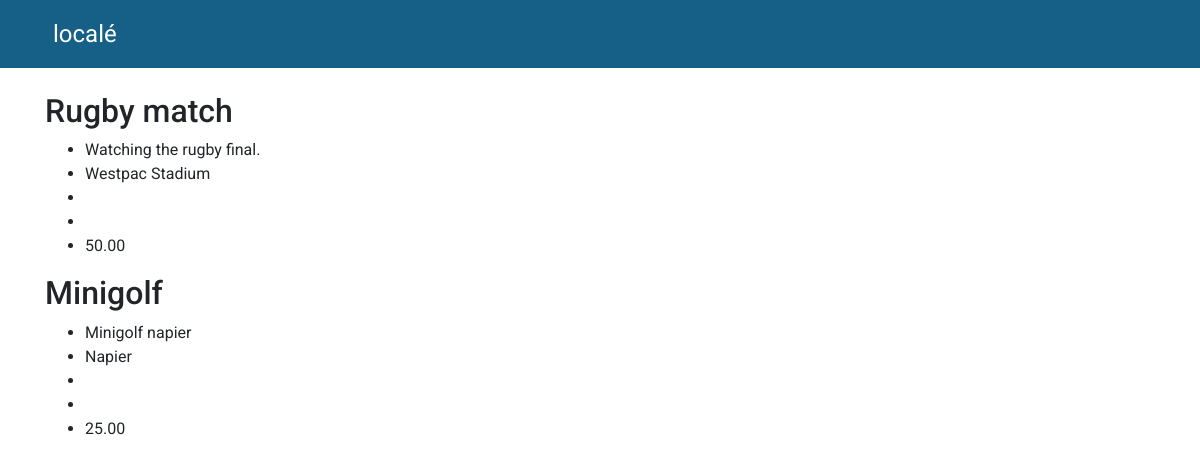
The app's page /day/9/, older data.
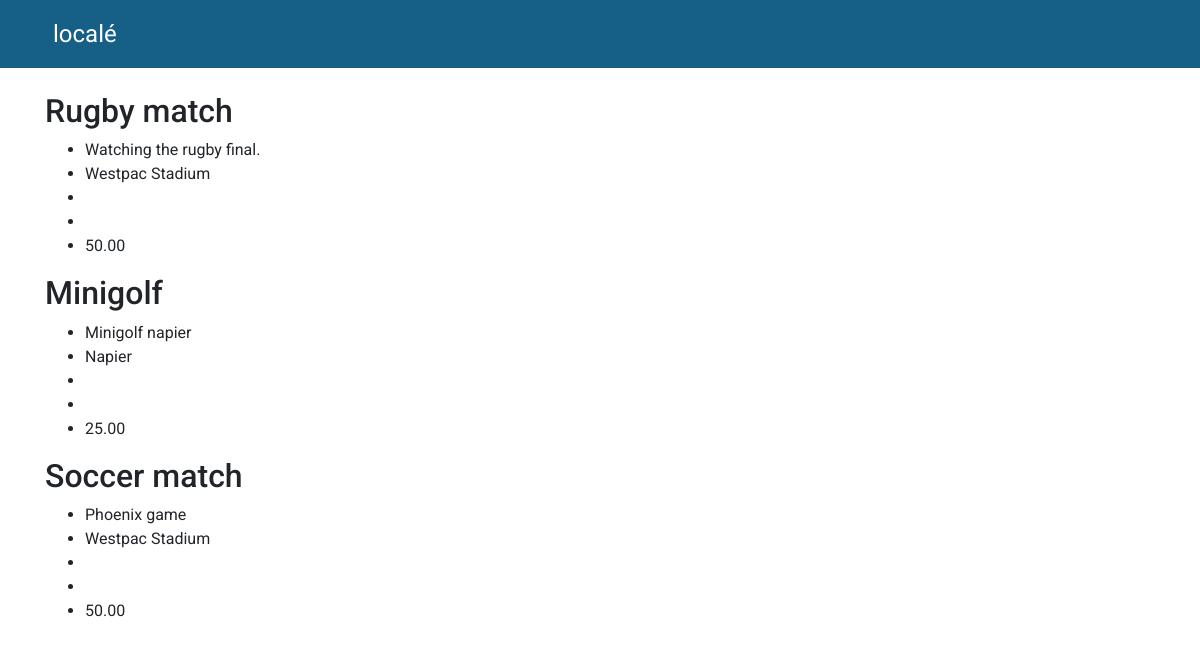
The same page, newer data.
### day/models.py (models this page shows, shortened)
class Event(models.Model):
    title = models.CharField(max_length=200)
    description = models.TextField();
    start_time = models.TimeField();
    end_time = models.TimeField();
    location = models.CharField(max_length=200)
    price = models.DecimalField(max_digits=6, decimal_places=2)
    day = models.ForeignKey(Day, on_delete=models.CASCADE, related_name='events')

### day/views.py (the view)
# urls.py: path('day/<int:pk>/', EventListView.as_view(), name='day'),
class EventListView(ListView):
    model = Event
    template_name = 'day.html'

### templates/day.html
{% extends 'base.html' %}
{% block content %}
{% for event in object_list %}
    <div>
        <h2>{{ event.title }}</h2>
        <ul>
            <li>{{ event.description }}</li>
            <li>{{ event.location }}</li>
            <li>{{ event.start_date }}</li>
            <li>{{ event.end_date }}</li>
            <li>{{ event.price }}</li>
        </ul>
    </div>
{% endfor %}
{% endblock content %}

Row changes from the older to the newer data that the page shows:
added Event: title "Soccer match", description "Phoenix game", location "Westpac Stadium", price "50.00"
